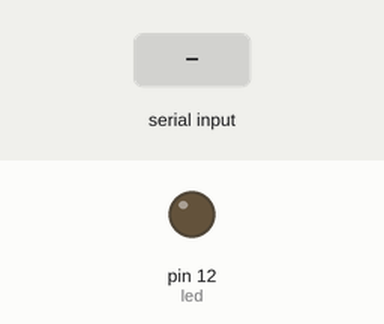
Bench run of a sketch on a simulated Arduino Uno, built with avr-gcc and run on an emulated ATmega328P. Shown: output pins drawn as LEDs (lit = HIGH). Inputs (shaded band) come from the test bench.

Above: at 1.2 s.
1.3 s: "L" received over Serial
At 2.5 s:
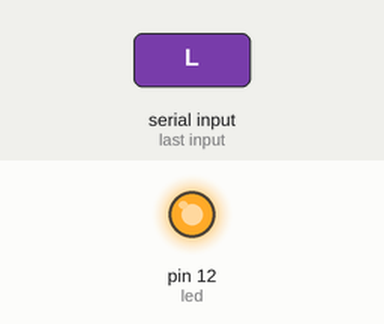
2.8 s: "D" received over Serial
At 3.9 s:
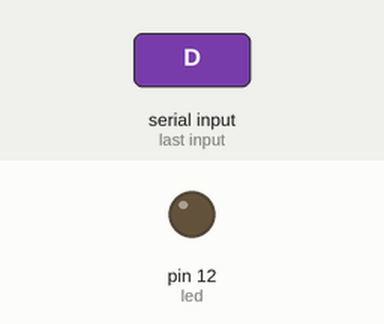
Timing chart, 0 to 5.8 s (numbered marks = the images above; inputs shaded):
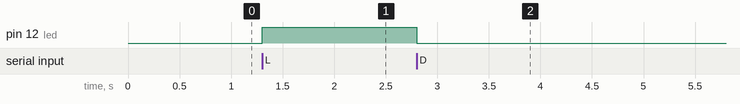

Measured:
- after the input at 1.3 s, pin 12 (led): LOW → HIGH at once
- after the input at 2.8 s, pin 12 (led): HIGH → LOW at once

The sketch:

sketch_nov26a.ino
```cpp
int led = 12;
char comando;
void setup() {
pinMode(led, OUTPUT);
Serial.begin(9600);

}

void loop() {
while (Serial.available()) {
comando = Serial.read();

switch (comando){

  case 'L':
  if (digitalRead(led) == LOW){
  digitalWrite(led, HIGH);
  delay(20);
  }
  break;

  case 'D':
  if (digitalRead(led) == HIGH){
  digitalWrite(led, LOW);
  delay(20);
  }
  break;

  default:
  digitalWrite(led, digitalRead(led));
  break;


}
}
}
```
